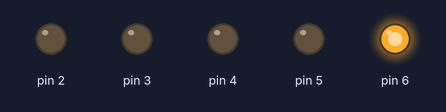
This sketch was run on a simulated Arduino Uno, built with avr-gcc and run on an emulated ATmega328P. Shown: output pins drawn as LEDs (lit = HIGH).

Above: at 0.05 s.
At 0.75 s:
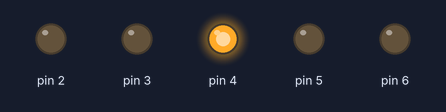
At 1.45 s:
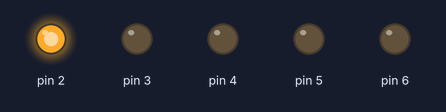
At 2.15 s:
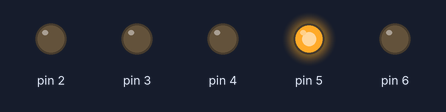
At 2.85 s:
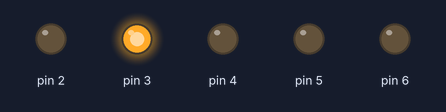
Timing chart, 0 to 3.1 s (numbered marks = the images above):
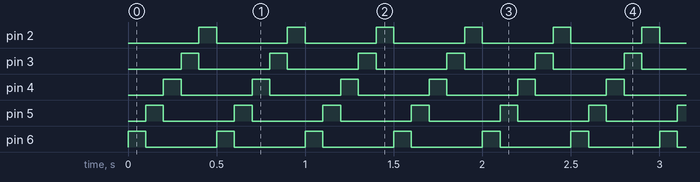

The sketch:

Tema_I_1_2.ino
```cpp
void setup() {
  pinMode(2, OUTPUT);
  pinMode(3, OUTPUT);
  pinMode(4, OUTPUT);
  pinMode(5, OUTPUT);
  pinMode(6, OUTPUT);

}

void loop() {

  for(int i=6;i>=2;i--){
     digitalWrite(i, HIGH);
  delay(100);
     digitalWrite(i, LOW);

}


}
```

Measured:
- by itself, pin 2–6: alternates HIGH for 0.10 s and LOW for 0.40 s
